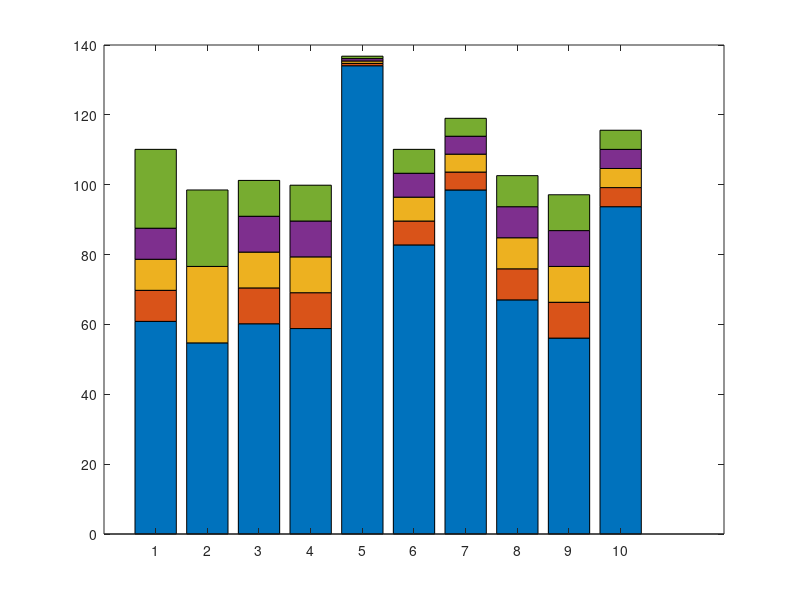

This chart was generated by the following MATLAB code: (Note: this script raises an error after producing the figure.)
% Clear workspace
clc;
clear;
close all;

% --- DATA DEFINITION ---
% Rows: Logic types (EAL1 to EAL9 + PAL)
% Columns: Bit Widths (4-bit, 5-bit, 6-bit, 7-bit, 8-bit)
Area_Values = [
    110.124, 87.552,  78.660,  69.768,  60.876;   % EAL1
    98.496,  0.0,     76.608,  0.0,     54.720;   % EAL2
    101.232, 90.972,  80.712,  70.452,  60.192;   % EAL3
    99.864,  89.604,  79.344,  69.084,  58.824;   % EAL4
    136.800, 136.116, 135.432, 134.748, 134.064;  % EAL5
    110.124, 103.284, 96.444,  89.604,  82.764;   % EAL6
    119.016, 113.886, 108.756, 103.626, 98.496;   % EAL7
    102.600, 93.708,  84.816,  75.924,  67.032;   % EAL8
    97.128,  86.868,  76.608,  66.348,  56.088;   % EAL9
    115.600, 110.120, 104.650, 99.180,  93.710    % PAL
];

logicNames = {'EAL1', 'EAL2', 'EAL3', 'EAL4', 'EAL5', 'EAL6', 'EAL7', 'EAL8', 'EAL9', 'PAL'};

% --- DATA PROCESSING (INCREMENTAL LOGIC) ---
% 1. Reverse Columns: 8-bit (Smallest/Bottom) -> 4-bit (Largest/Top)
Filled_Values = fliplr(Area_Values);

% 2. Fill missing 0 values (Gap Filling)
for i = 1:size(Filled_Values, 1)
    for j = 2:size(Filled_Values, 2)
        if Filled_Values(i, j) == 0
            Filled_Values(i, j) = Filled_Values(i, j-1);
        end
    end
end

% 3. Calculate Incremental Differences
Plot_Data = zeros(size(Filled_Values));
Plot_Data(:, 1) = Filled_Values(:, 1); % Base (8-bit)
for j = 2:size(Filled_Values, 2)
    diff = Filled_Values(:, j) - Filled_Values(:, j-1);
    % Clamp negative differences to 0
    Plot_Data(:, j) = max(diff, 0); 
end

% --- PLOTTING ---
figure('Position', [100, 100, 1400, 800], 'Color', 'w'); 

x = 1:size(Plot_Data, 1);
b = bar(x, Plot_Data, 'stacked');

% --- STYLING ---
barWidth = 0.5; 
for i = 1:length(b)
    b(i).BarWidth = barWidth;
end

% --- COLORS (Stack Order) ---
% 1 (Bottom): 8-bit (Green) ... 5 (Top): 4-bit (Blue)
customColors = [
    0.47, 0.67, 0.19;  % 1: 8-bit (Green) - BOTTOM
    0.49, 0.18, 0.56;  % 2: 7-bit (Purple)
    0.93, 0.69, 0.13;  % 3: 6-bit (Yellow)
    0.85, 0.33, 0.10;  % 4: 5-bit (Orange)
    0.00, 0.45, 0.74   % 5: 4-bit (Blue)  - TOP
];

for i = 1:length(b)
    b(i).FaceColor = customColors(i,:);
end

% --- AXES SETTINGS ---
max_y = max(max(Filled_Values));
ylim([0, max_y * 1.35]); 

set(gca, 'XTick', x);
set(gca, 'XTickLabel', logicNames);
set(gca, 'FontSize', 11);
set(gca, 'XColor', 'k', 'YColor', 'k'); 
set(gca, 'Color', 'w');                 

xlabel('Approximation Logic', 'FontSize', 12, 'FontWeight', 'bold', 'Color', 'k');
ylabel('Area (\mu m^2)', 'FontSize', 12, 'FontWeight', 'bold', 'Color', 'k');
title('Area Comparison Breakdown', 'FontSize', 14, 'FontWeight', 'bold', 'Color', 'k');

% --- REMOVE GRID ---
grid off;

% --- PROFESSIONAL COMPACT LEGEND BOX ---
legend_rows = {'4-bit', '5-bit', '6-bit', '7-bit', '8-bit'};

% Legend Coordinates (Top-Left Area)
box_x = 0.6;                 
box_y = max_y * 1.32;        
% INCREASED BOX WIDTH TO FIX OVERFLOW
box_w = 2.9;                 
box_h = max_y * 0.22;        

% Draw Boundary
rectangle('Position', [box_x, box_y - box_h, box_w, box_h], ...
    'EdgeColor', 'k', 'LineWidth', 0.8, 'FaceColor', 'none'); 

% Spacing
start_x = box_x + 0.1;        
start_y = box_y - (max_y * 0.025);         
row_spacing = max_y * 0.04;   
patch_width = 0.25;            
patch_height = max_y * 0.02;  
gap_small = 0.05;              
label_offset = 0.6;           

% Draw Legend Items
for k = 1:5
    current_y = start_y - ((k-1) * row_spacing);
    current_x = start_x;
    
    % Label
    text(current_x, current_y, [legend_rows{k} ':'], ...
        'FontSize', 7, 'FontWeight', 'bold', 'Color', 'k', ...
        'VerticalAlignment', 'middle', 'HorizontalAlignment', 'left');
    
    current_x = current_x + label_offset;
    
    % Open Bracket
    text(current_x, current_y, '(', ...
        'FontSize', 7, 'FontWeight', 'bold', 'Color', 'k', ...
        'VerticalAlignment', 'middle', 'HorizontalAlignment', 'center');
    
    current_x = current_x + 0.1;
    
    % Draw Patches
    layers_to_draw = 6 - k; 
    
    for layer = 1:layers_to_draw
        rectangle('Position', [current_x, current_y - (patch_height/2), patch_width, patch_height], ...
            'FaceColor', customColors(layer, :), ...
            'EdgeColor', 'k', 'LineWidth', 0.5);
        
        current_x = current_x + patch_width + gap_small;
        
        % '+' Sign
        if layer < layers_to_draw
             text(current_x, current_y, '+', ...
                'FontSize', 6, 'FontWeight', 'bold', 'Color', 'k', ...
                'VerticalAlignment', 'middle', 'HorizontalAlignment', 'center');
             current_x = current_x + gap_small + 0.05;
        end
    end
    
    % Closing Bracket
    text(current_x + 0.05, current_y, ')', ...
        'FontSize', 7, 'FontWeight', 'bold', 'Color', 'k', ...
        'VerticalAlignment', 'middle', 'HorizontalAlignment', 'left');
end

% --- ADDING TEXT LABELS ---
original_flipped = fliplr(Area_Values);
cumulative_stack = cumsum(Plot_Data, 2); 

for i = 1:size(Plot_Data, 1) % Rows
    for j = 1:size(Plot_Data, 2) % Columns
        
        val_original = original_flipped(i, j);
        val_position = cumulative_stack(i, j); 
        
        if val_original > 0
            % Text at the TOP BOUNDARY
            y_pos = val_position;
            x_pos = i + (barWidth / 2) + 0.02; 
            
            txt_str = sprintf('%.2f', val_original);
            
            text(x_pos, y_pos, txt_str, ...
                'FontSize', 6, ...           
                'Color', 'r', ...            
                'FontWeight', 'bold', ...
                'HorizontalAlignment', 'left', ...
                'VerticalAlignment', 'middle'); 
        end
    end
end
